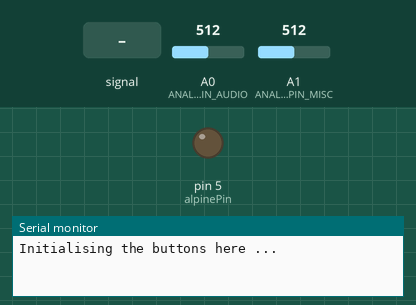
Simulated run of this program. Board: Arduino Nano, built with avr-gcc and run on an emulated ATmega328P. Shown: output pins drawn as LEDs (lit = HIGH), the last lines printed to the serial monitor. Inputs (shaded band) come from the test bench; at power-on: A0 (ANALOG_PIN_AUDIO) = 512, A1 (ANALOG_PIN_MISC) = 512.

Above: at 1.2 s.
1.3 s: A0 (ANALOG_PIN_AUDIO) fed a 200 Hz sine of ±81 counts around its level
At 1.48 s:
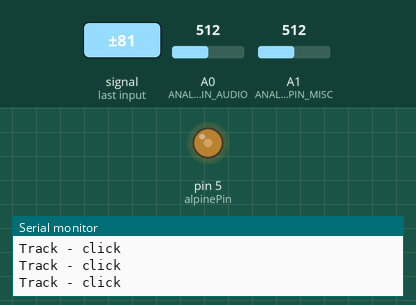
4.3 s: A0 (ANALOG_PIN_AUDIO) set to 716
5.9 s: A0 (ANALOG_PIN_AUDIO) fed a 2 Hz sine of ±306 counts around its level
At 6.44 s:
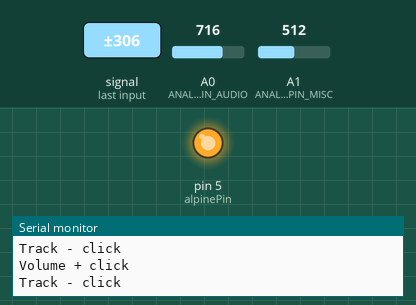
8.9 s: A0 (ANALOG_PIN_AUDIO) set to 900
At 8.9 s:
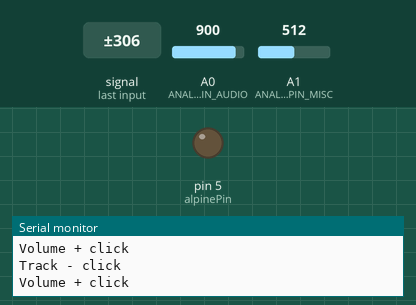
Timing chart, 0 to 11.4 s (numbered marks = the images above; inputs shaded):
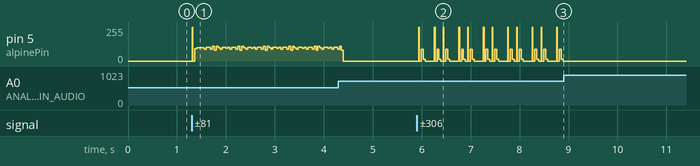

The program:

main.cpp
```cpp
/*
The steering wheel headers are as below for the left / radio side:
Pin 1 = Ground
Pin 2 = R/T and phone button
Pin 3 = Audio buttons (track and volume)
Pin 4 = 12V for back light LED's

The below are the voltage readings on the Arduino when feeding
pins 2 and 3 from the Arduino's 5V line via a 1.5kohm resistor.
The measurements are taken after the resistor and before the header.

State       Audio   Misc   PCB Switch Number
--------------------------------------------
Resting   | 880  |  865 |
Vol +     | 679  |      |  S2
Vol -     | 148  |      |  S3
Track +   | 315  |      |  S1
Track -   | 494  |      |  S4
Phone     |      |  578 |  S6
R/T       |      |  308 |  S5

The Alpine interface code is copied from
https://github.com/Wnthr/arduino-alpine-remote/tree/master
*/

#include "AlpineRemote.h"
#include <AnalogButtons.h>
#include <Arduino.h>

#define ANALOG_PIN_AUDIO A0
#define ANALOG_PIN_MISC A1

// Define the pin used for output to the head unit
const int alpinePin = 5;

// Create the Alpine output object
AlpineRemote alpine(alpinePin);

// Button Definition: Track +
void b1Click() {
  SERIAL_PORT_MONITOR.println("Track + click");
  alpine.writeTrackUp();
}
void b1Hold() {
  SERIAL_PORT_MONITOR.println("Track + hold");
  alpine.writeTrackUp();
}

// Button Definition: Volume +
void b2Click() {
  SERIAL_PORT_MONITOR.println("Volume + click");
  alpine.writeVolumeUp();
}
void b2Hold() {
  SERIAL_PORT_MONITOR.println("Volume + hold");
  alpine.writeVolumeUp();
}

// Button Definition: Volume -
void b3Click() {
  SERIAL_PORT_MONITOR.println("Volume - click");
  alpine.writeVolumeDown();
}
void b3Hold() {
  SERIAL_PORT_MONITOR.println("Volume - hold");
  alpine.writeVolumeDown();
}

// Button Definition: Track -
void b4Click() {
  SERIAL_PORT_MONITOR.println("Track - click");
  alpine.writeTrackDown();
}
void b4Hold() {
  SERIAL_PORT_MONITOR.println("Track - hold");
  alpine.writeTrackDown();
}

// Button Definition: R/T
void b5Click() {
  SERIAL_PORT_MONITOR.println("R/T click");
  alpine.writeSourceSelect();
}

// Button Definition: Phone
void b6Click() {
  SERIAL_PORT_MONITOR.println("Phone click");
  alpine.writePhone();
}

// Create our button objects
AnalogButtons analogButtonsAudio(ANALOG_PIN_AUDIO, INPUT);
AnalogButtons analogButtonsMisc(ANALOG_PIN_MISC, INPUT);

// Define our button behaviors. We are over-riding some of the defaults so
// that held buttons repeat every 100ms or 300ms and a hold is detected after
// 500ms.
Button b1 = Button(315, &b1Click, &b1Hold, 500, 300);
Button b2 = Button(679, &b2Click, &b2Hold, 500, 100);
Button b3 = Button(148, &b3Click, &b3Hold, 500, 100);
Button b4 = Button(494, &b4Click, &b4Hold, 500, 300);
Button b5 = Button(308, &b5Click);
Button b6 = Button(578, &b6Click);

// Perform the main setup
void setup() {
  SERIAL_PORT_MONITOR.begin(115200);
  while (!Serial) {
  };
  SERIAL_PORT_MONITOR.println("Initialising the buttons here ...");

  analogButtonsAudio.add(b1);
  analogButtonsAudio.add(b2);
  analogButtonsAudio.add(b3);
  analogButtonsAudio.add(b4);
  analogButtonsMisc.add(b5);
  analogButtonsMisc.add(b6);
}

// Start executing the main loop
void loop() {
  analogButtonsAudio.check();
  analogButtonsMisc.check();
  // SERIAL_PORT_MONITOR.println(analogRead(ANALOG_PIN_AUDIO));
  // SERIAL_PORT_MONITOR.println(analogRead(ANALOG_PIN_MISC));
  // SERIAL_PORT_MONITOR.println();
  // delay(2000);
}
```

AlpineRemote.cpp
```cpp
#include "AlpineRemote.h"
#include "Arduino.h"
#include "String.h"

const uint8_t _cmdStart[3] = {
  0xeb, 0xdb, 0xd5
};

const uint8_t _cmd[3] = {
  0xdb, 0xd6, 0xd5
};

const uint8_t _cmdEnd[2] = {
  0xD5, 0x55
};

AlpineRemote::AlpineRemote(uint8_t pin) {
  pinMode(pin, OUTPUT);
  _pin = pin;
  _bitstream = "";
}

void AlpineRemote::writeVolumeUp() {
  AlpineRemote::writeCommand(0xDBD6);
}

void AlpineRemote::writeVolumeDown() {
  AlpineRemote::writeCommand(0x6DF6);
}

void AlpineRemote::writeMute() {
  AlpineRemote::writeCommand(0xADEE);
}

void AlpineRemote::writePresetUp() {
  AlpineRemote::writeCommand(0xABEF);
}

void AlpineRemote::writePresetDown() {
  AlpineRemote::writeCommand(0x55FF);
}

void AlpineRemote::writeSourceSelect() {
  AlpineRemote::writeCommand(0xB7DB);
}

void AlpineRemote::writeTrackUp() {
  AlpineRemote::writeCommand(0xBBDA);
}

void AlpineRemote::writeTrackDown() {
  AlpineRemote::writeCommand(0x5DFA);
}

void AlpineRemote::writePower() {
  AlpineRemote::writeCommand(0x77EB);
}

void AlpineRemote::writePlayPause() {
  AlpineRemote::writeCommand(0x57FD);
}

void AlpineRemote::writeBandSelect() {
  AlpineRemote::writeCommand(0x6BF7);
}

void AlpineRemote::writePhone() {
  AlpineRemote::writeCommand(0x7B6E);
}

void AlpineRemote::writeActivateSiri() { AlpineRemote::writeCommand(0x7B6E); }

void AlpineRemote::writeCommand(uint16_t command) {

  // FIXME: This should be sent asynchronously using timer instead.
  //        Also, the timings should probably match up with NEC RF

  // whichEnd is used to decide which end byte should be sent based on the command
  boolean whichEnd = 0;

  _bitstream = "";

  // First write 8ms high
  digitalWrite(_pin, HIGH);
  delay(8);
  // Send 4.5ms low
  digitalWrite(_pin, LOW);
  delayMicroseconds(4500);

  // Send the 3 command init bytes.
  // FIXME: These should be sent in reverse. See below.
  for (byte i=0; i<3; i++) {
    byte data = _cmdStart[i];
    for (byte j=0; j<8; j++) {
      if (_cmdStart[i] & (1<<j)) {
         digitalWrite(_pin, HIGH);
         _bitstream += "1";
      } else {
         digitalWrite(_pin, LOW);
         _bitstream += "0";
      }
      delayMicroseconds(500);
      digitalWrite(_pin, LOW);
      delayMicroseconds(500);
    }
  }

  // Send the 2 command bytes. Because of the way the microprocessor stores variables,
  // we're doing it in reverse, so that the bitstream sent is the assumed one.
  for (int j=15; j>=0; j--) {
    if (command & (1<<j)) {
      digitalWrite(_pin, HIGH);
      whichEnd = 1;
      _bitstream += "1";
    } else {
      digitalWrite(_pin, LOW);
      whichEnd = 0;
      _bitstream += "0";
    }
    delayMicroseconds(500);
    digitalWrite(_pin, LOW);
    delayMicroseconds(500);
  }

  // Send the end of command byte. The last bit is a checksum based on the last bit of
  // the command bytes above, but instead of changing the bit, we're having two end
  // bytes and just choose the correct one depending on the value of whichEnd.
  for (int j=7; j>=0; j--) {
    if (_cmdEnd[whichEnd] & (1<<j)) {
       digitalWrite(_pin, HIGH);
       _bitstream += "1";
    } else {
       digitalWrite(_pin, LOW);
       _bitstream += "0";
    }
    delayMicroseconds(500);
    digitalWrite(_pin, LOW);
    delayMicroseconds(500);
  }
  // FIXME: Create a debug ifdef for logging.
  // Serial.println(_bitstream);
}
```

AlpineRemote.h
```cpp
/*
  AlpineRemote.h - Library for interfacing with an Alpine
  car audio unit as a wired remote.
  Created by Mattias Winther, July 31, 2016.
  Released into the public domain.
*/
#ifndef AlpineRemote_h
#define AlpineRemote_h

#include "Arduino.h"

class AlpineRemote
{
  public:
    AlpineRemote(uint8_t pin);

    void writeVolumeUp();
    void writeVolumeDown();
    void writeMute();
    void writePresetUp();
    void writePresetDown();
    void writeSourceSelect();
    void writeTrackUp();
    void writeTrackDown();
    void writePower();
    void writePlayPause();
    void writeBandSelect();
    void writeActivateSiri();
    void writeActivateMenu();
    void writePhone();

    void writeCommand(uint16_t command);

  private:
    uint8_t _pin;
    String _bitstream;
};

#endif
```

Measured:
- after the input at 5.9 s, pin 5 (alpinePin): 0/255 → 255/255 at once, then repeats every 0.50 s: 0/255 0.04 s, 90/255 0.04 s, 15/255 0.04 s, 0/255 0.19 s, 255/255 0.01 s, 0/255 0.04 s, 90/255 0.04 s, 15/255 0.04 s, 0/255 0.05 s, 255/255 0.01 s
- after the input at 8.9 s, pin 5 (alpinePin): stops changing and stays 0/255
